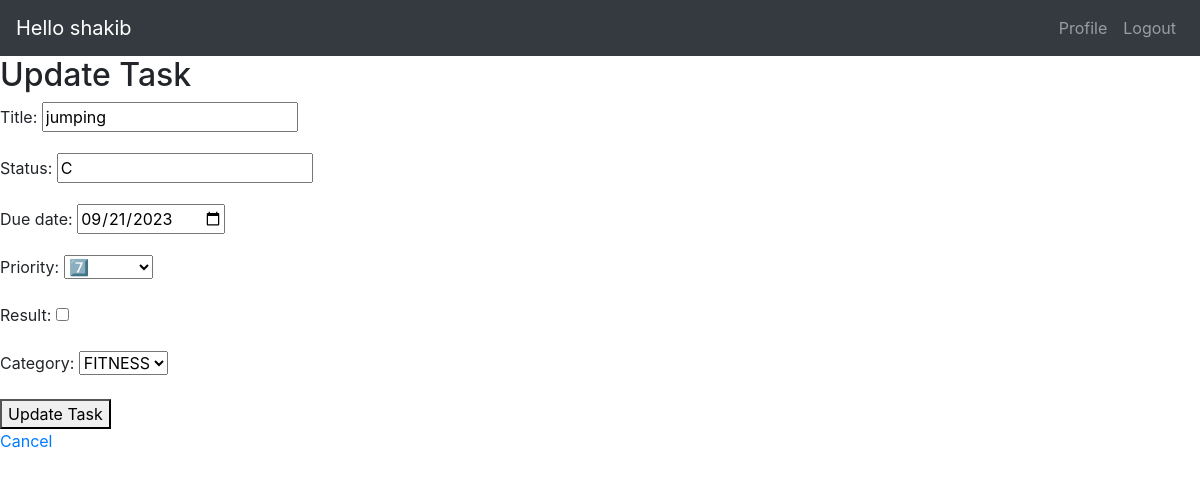
/edit_todo/18/ (signed in), run on the app's committed database.
### app/models.py (models this page shows, shortened)
class TODO(models.Model):
    status_choices = [
        ('C', 'COMPLETED'),
        ('P', 'PENDING'),
    ]
    priority_choices = [
        ('1', '1️⃣'),
        ('2', '2️⃣'),
        ('3', '3️⃣'),
        ('4', '4️⃣'),
        ('5', '5️⃣'),
        ('6', '6️⃣'),
        ('7', '7️⃣'),
        ('8', '8️⃣'),
        ('9', '9️⃣'),
        ('10', '🔟'),
    ]
    CHOICE=[
        ('FITNESS', 'FITNESS'),
        ('STUDY', 'STUDY'),
    ]
    title = models.CharField(max_length=50)
    status = models.CharField(max_length=20, choices=status_choices, default='P')
    user = models.ForeignKey(User, on_delete=models.CASCADE)
    due_date = models.DateField(null=True)
    priority = models.CharField(max_length=2, choices=priority_choices)
    result = models.BooleanField(default=False)
    category = models.CharField(max_length=30, choices=CHOICE, null=True)

### app/views.py (the view)
# urls.py: path('edit_todo/<int:id>/',views.edit_todo, name='edit_todo'),
@login_required(login_url='login')
def edit_todo(request, id):
    todo = get_object_or_404(TODO, pk=id, user=request.user)
    if request.method == 'POST':
        form = TODOForm(request.POST, instance=todo)
        if form.is_valid():
            form.save()
            return redirect('home')
    else:
        form = TODOForm(instance=todo)
    return render(request, 'edit_todo.html', {'form': form, 'todo': todo})

### app/forms.py
class TODOForm(forms.ModelForm):
    class Meta:
        model = TODO
        fields = ['title', 'status', 'due_date', 'priority', 'result', 'category']
        widgets = {
            'due_date': forms.DateInput(attrs={'type': 'date'}),
            'status': forms.TextInput(attrs={'readonly': 'readonly'}),
        }

### app/templates/edit_todo.html (shortened to what this page needs)
{% extends 'base.html' %}
{% block content %}
  <h2>Update Task</u></h2>
  <form method="post">
    {{ form.as_p }}
    <button type="submit">Update Task</button>
  </form>
  <a href="{% url 'home' %}">Cancel</a>
{% endblock %}

### app/templates/base.html (shortened to what this page needs)
<!doctype html>
<html lang="en">
<head>
    <link rel="stylesheet" href="https://cdn.jsdelivr.net/npm/bootstrap@4.5.3/dist/css/bootstrap.min.css"
>
</head>
<body>
    <nav class="navbar navbar-expand-lg  navbar-dark bg-dark">
        <a class="navbar-brand" href="/">Hello {{request.user}}</a>
        <div class="collapse navbar-collapse" id="navbarNav">
            <ul class="navbar-nav ml-auto">
                {% if request.user.is_authenticated %}
                <li class="nav-item">
                    <a class="nav-link" href="/profile">Profile</a>
                </li>
                <li class="nav-item">
                    <a class="nav-link" href="/logout">Logout</a>
                </li>
                {% endif %}
            </ul>
        </div>
    </nav>
    <div>
        {% block content %}
        {% endblock %}
    </div>
</body>
</html>

### data on the page
TODO: title "jumping", status "C", due_date "09/21/2023", priority "7️⃣", category "FITNESS"

### other printed values
{{ request.user }} "shakib"
